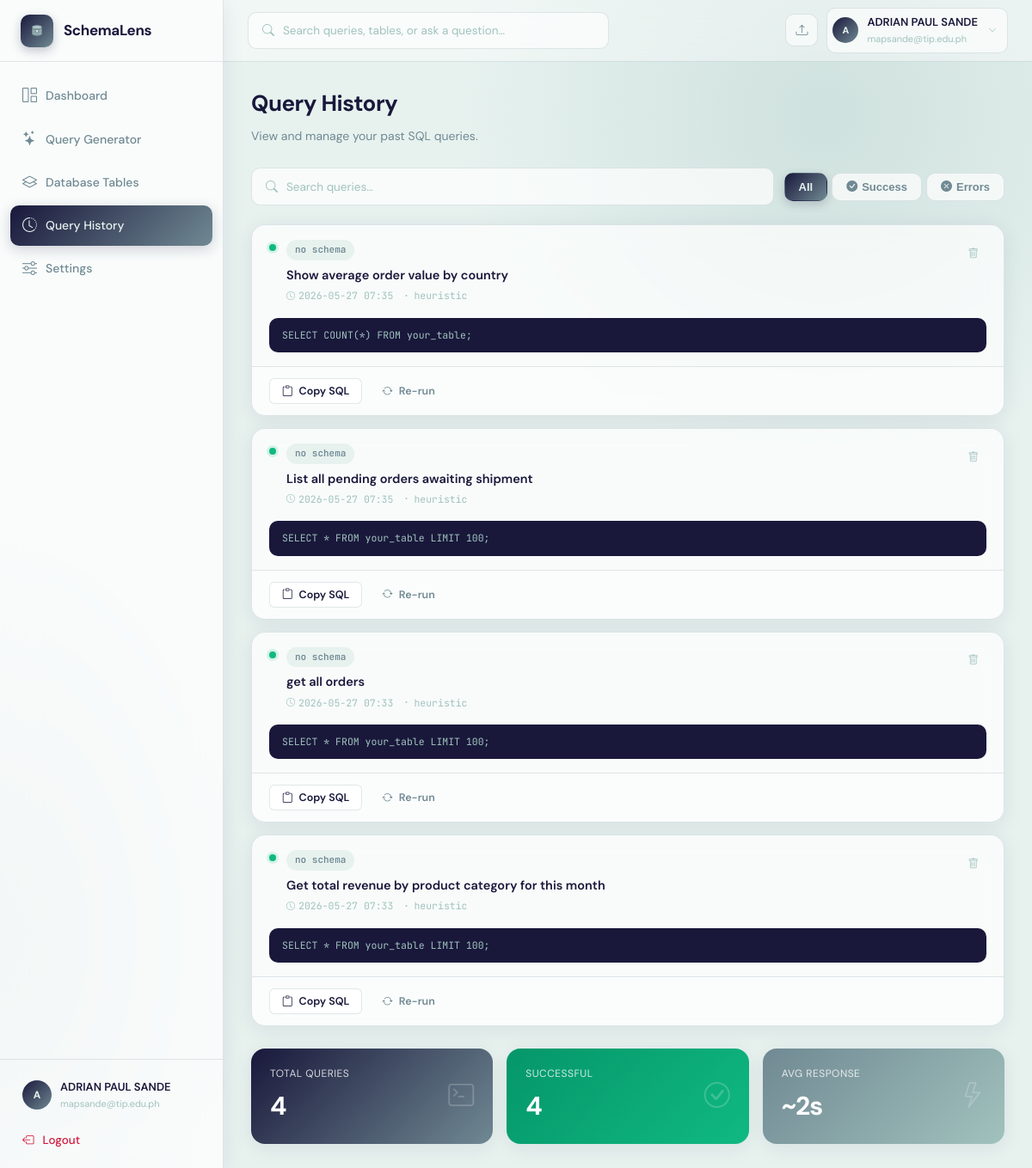
Page /history (signed in) on the earlier database version.
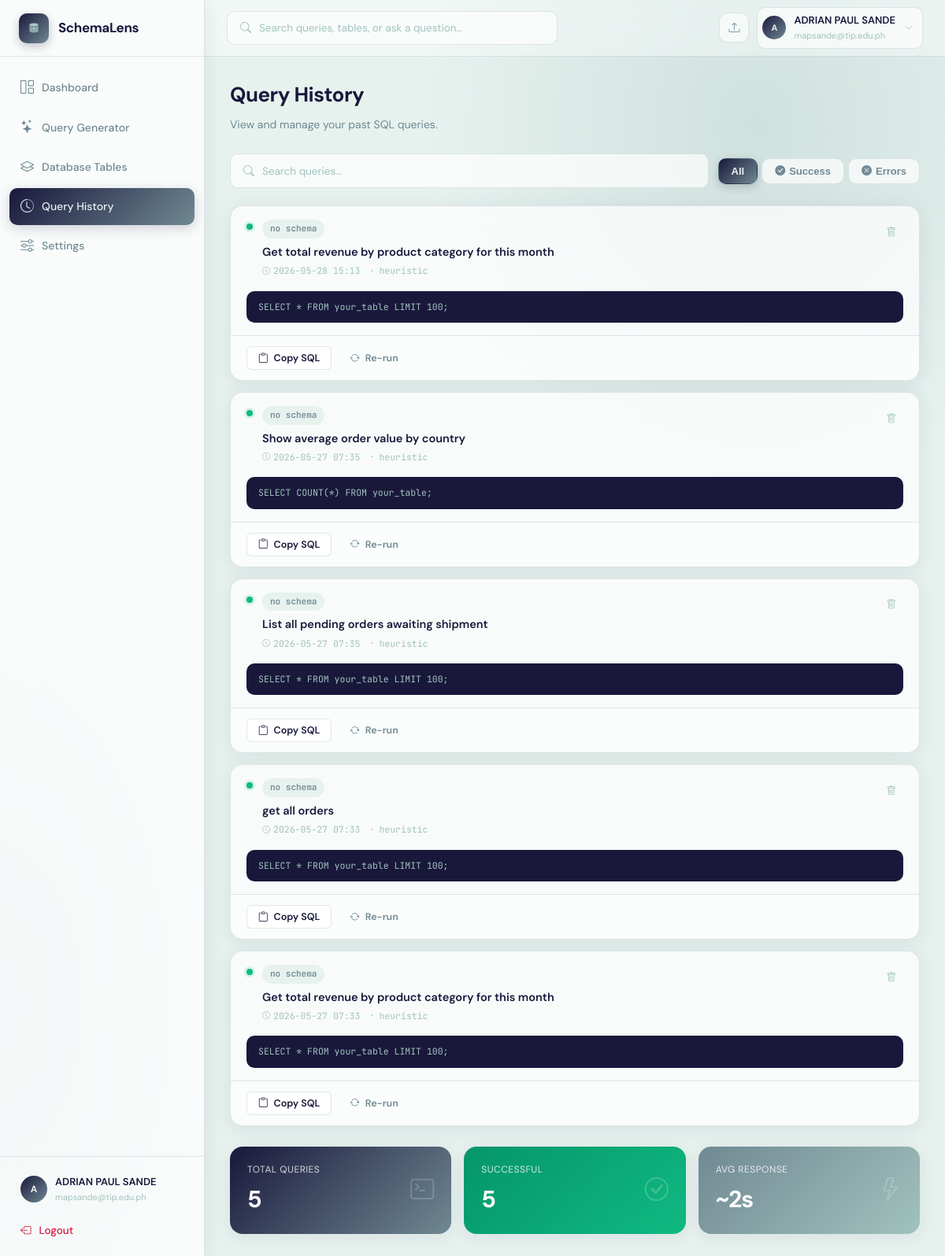
Same page on the later database version.
### app.py (models this page shows)
class QueryHistory(db.Model):
    __tablename__ = "query_history"
    id             = db.Column(db.Integer, primary_key=True)
    user_id        = db.Column(db.Integer, db.ForeignKey("users.id"), nullable=False)
    schema_id      = db.Column(db.Integer, db.ForeignKey("schema_uploads.id"), nullable=True)
    natural_query  = db.Column(db.Text, nullable=False)
    generated_sql  = db.Column(db.Text, default="")
    model_used     = db.Column(db.String(80), default="")
    sql_explanation = db.Column(db.Text, default="")     # Feature 2: plain-English explanation
    accuracy_score  = db.Column(db.Float, default=None)  # Feature 4: confidence score
    accuracy_notes  = db.Column(db.Text, default="")     # Feature 4: validation notes
    conversation_context = db.Column(db.Text, default="")  # Feature 3: JSON conversation history
    created_at     = db.Column(db.DateTime, default=datetime.datetime.utcnow)

### app.py (the view)
@app.route("/history")
@login_required
def history():
    page = request.args.get("page", 1, type=int)
    per_page = 20
    queries = QueryHistory.query.filter_by(user_id=current_user.id)\
              .order_by(QueryHistory.created_at.desc())\
              .paginate(page=page, per_page=per_page, error_out=False)
    return render_template("history.html", queries=queries)

### app.py (called while the page is built)
@login_manager.user_loader
def load_user(user_id):
    return db.session.get(User, int(user_id))

### templates/history.html (shortened to what this page needs)
{% extends "base.html" %}
{% block content %}
<div class="history-header fade-in">
  <h1>Query History</h1>
  <p>View and manage your past SQL queries.</p>
</div>
<div class="history-toolbar fade-in fade-in-1">
  <div class="search-wrap">
    <i class="bi bi-search"></i>
    <input type="text" id="searchInput" placeholder="Search queries…" oninput="filterQueries()">
  </div>
  <div class="filter-tabs">
    <button class="filter-tab active" id="tab-all" onclick="setFilter('all')">All</button>
    <button class="filter-tab success" id="tab-success" onclick="setFilter('success')">
      <i class="bi bi-check-circle-fill"></i> Success
    </button>
    <button class="filter-tab error" id="tab-error" onclick="setFilter('error')">
      <i class="bi bi-x-circle-fill"></i> Errors
    </button>
  </div>
</div>
<div id="queryList">
{% if queries.items %}
  {% for q in queries.items %}
  <div class="qh-card fade-in" id="qcard-{{ q.id }}"
       data-query="{{ q.natural_query | lower }}"
       data-status="success">
    <div class="qh-top">
      <div class="qh-status-dot success"></div>
      <div class="flex-1">
        <div style="display:flex;align-items:flex-start;justify-content:space-between;gap:12px;">
          <div>
            {% if q.schema %}
            <span class="badge badge-mid" style="margin-bottom:7px;display:inline-flex;">{{ q.schema.schema_name or q.schema.original_name }}</span>
            {% else %}
            <span class="badge badge-light" style="margin-bottom:7px;display:inline-flex;">no schema</span>
            {% endif %}
            <div class="qh-question">{{ q.natural_query }}</div>
            <div class="qh-meta">
              <span class="qh-meta-item"><i class="bi bi-clock"></i> {{ q.created_at.strftime('%Y-%m-%d %H:%M') }}</span>
              <span class="qh-meta-item"><i class="bi bi-dot"></i> {{ q.model_used or 'heuristic' }}</span>
            </div>
          </div>
          <button onclick="deleteQuery({{ q.id }})" class="btn btn-ghost btn-sm btn-icon" style="flex-shrink:0;color:var(--text-xs);" title="Delete">
            <i class="bi bi-trash"></i>
          </button>
        </div>
      </div>
    </div>
    <div class="qh-sql" onclick="this.classList.toggle('expanded')" title="Click to expand">{{ q.generated_sql }}</div>
    <div class="qh-actions">
      <button onclick="copySQL('{{ q.id }}')" class="btn btn-outline btn-sm"><i class="bi bi-clipboard"></i> Copy SQL</button>
      <a href="{{ url_for('query_page') }}{% if q.schema %}?schema_id={{ q.schema.id }}{% endif %}" class="btn btn-ghost btn-sm"><i class="bi bi-arrow-repeat"></i> Re-run</a>
    </div>
  </div>
  {% endfor %}
{% endif %}
</div>
{% if queries.items %}
<div class="stats-footer fade-in" style="animation-delay:.28s;">
  <div class="stat-box dark">
    <div>
      <div class="stat-box-label">Total Queries</div>
      <div class="stat-box-value">{{ queries.total }}</div>
    </div>
    <i class="bi bi-terminal stat-box-icon"></i>
  </div>
  <div class="stat-box green">
    <div>
      <div class="stat-box-label">Successful</div>
      <div class="stat-box-value">{{ queries.total }}</div>
    </div>
    <i class="bi bi-check-circle stat-box-icon"></i>
  </div>
  <div class="stat-box speed">
    <div>
      <div class="stat-box-label">Avg Response</div>
      <div class="stat-box-value">~2s</div>
    </div>
    <i class="bi bi-lightning stat-box-icon"></i>
  </div>
</div>
{% endif %}
{% endblock %}

Differences in the rows shown:
added QueryHistory: natural_query "Get total revenue by product category for this month", created_at "2026-05-28 15:13", model_used "heuristic", generated_sql "SELECT * FROM your_table LIMIT 100;"
Other differences:
{{ queries.total }}: "4" → "5"
